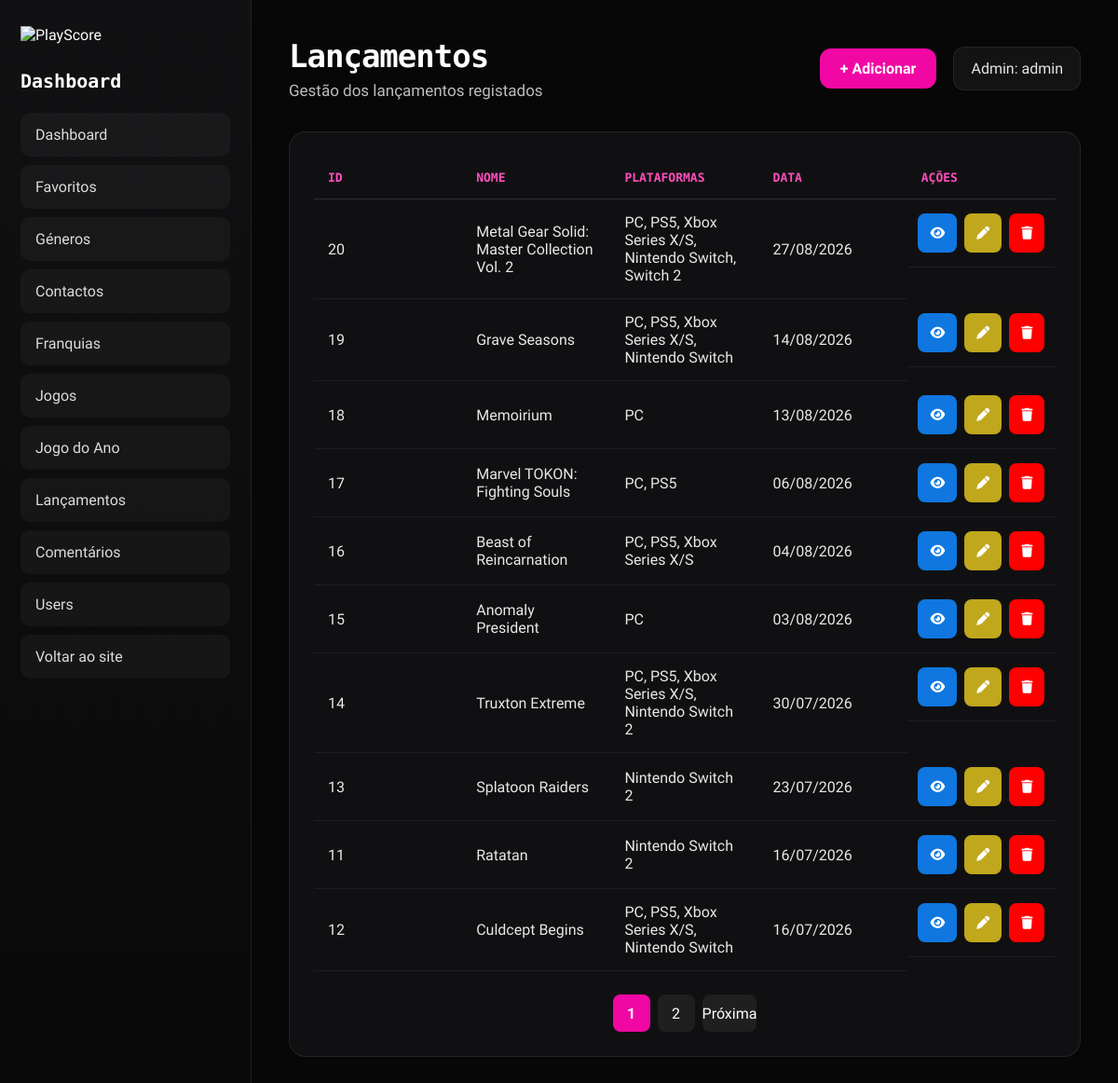
The app's page /Site/admin/dashboard_lancamento.php (signed in) with its own data.
### tables this page shows
CREATE TABLE IF NOT EXISTS `lancamentos` (
  `id_lancamento` int NOT NULL AUTO_INCREMENT,
  `data` date DEFAULT NULL,
  `nome` varchar(100) DEFAULT NULL,
  `plataformas` varchar(150) DEFAULT NULL,
  PRIMARY KEY (`id_lancamento`)
);

### Site/admin/dashboard_lancamento.php (the view, shortened to what this page needs)
<?php
include "../conexao.php";
$nome_admin = $_SESSION["nome"] ?? "Admin";
$por_pagina = 10;
$pagina = $_GET["pagina"] ?? 1;
$pagina = max(1, intval($pagina));
$inicio = ($pagina - 1) * $por_pagina;
$sql_total = "SELECT COUNT(*) AS total FROM lancamentos";
$resultado_total = mysqli_query($conn, $sql_total);
$total_linhas = mysqli_fetch_assoc($resultado_total)["total"];
$total_paginas = ceil($total_linhas / $por_pagina);
$sql = "SELECT * FROM lancamentos ORDER BY data DESC LIMIT $inicio, $por_pagina";
$resultado = mysqli_query($conn, $sql);
?>
<!DOCTYPE html>
<html lang="pt">
<head>
    <link rel="stylesheet" href="https://cdnjs.cloudflare.com/ajax/libs/font-awesome/6.5.2/css/all.min.css">
    <link rel="stylesheet" href="../css/backoffice.css">
</head>
<body>
    <div class="backoffice">
        <aside class="sidebar">
            <div class="sidebar-logo">
                <img src="../logo/Logo.png" alt="PlayScore">
            </div>
            <h2>Dashboard</h2>
            <a href="dashboard.php">Dashboard</a>
            <nav class="sidebar-menu">
                <a href="dashboard_favoritos.php">Favoritos</a>
                <a href="dashboard_generos.php">Géneros</a>
                <a href="dashboard_contactos.php">Contactos</a>
                <a href="dashboard_franquia.php">Franquias</a>
                <a href="dashboard_jogos.php">Jogos</a>
                <a href="dashboard_jogoano.php">Jogo do Ano</a>
                <a href="dashboard_lancamento.php">Lançamentos</a>
                <a href="dashboard_comentarios.php">Comentários</a>
                <a href="dashboard_users.php">Users</a>
            </nav>
            <a href="../index.php" class="back-site">Voltar ao site</a>
        </aside>
        <main class="main-content">
            <div class="topbar">
                <div>
                    <h1>Lançamentos</h1>
                    <p>Gestão dos lançamentos registados</p>
                </div>
                <div class="topbar-actions">
                    <a href="dashboard_adicionar_lancamento.php" class="add-btn">
                        + Adicionar
                    </a>
                    <span>Admin: <?php echo $nome_admin; ?></span>
                </div>
            </div>
            <section class="table-card">
                <table>
                    <thead>
                        <tr>
                            <th>ID</th>
                            <th>Nome</th>
                            <th>Plataformas</th>
                            <th>Data</th>
                            <th>Ações</th>
                        </tr>
                    </thead>
                    <tbody>
                        <?php while ($lancamento = mysqli_fetch_assoc($resultado)) { ?>
                            <tr>
                                <td><?php echo $lancamento["id_lancamento"]; ?></td>
                                <td><?php echo $lancamento["nome"]; ?></td>
                                <td><?php echo $lancamento["plataformas"]; ?></td>
                                <td>
                                    <?php echo date("d/m/Y", strtotime($lancamento["data"])); ?>
                                </td>
                                <td class="actions">
                                    <a href="dashboard_ver_lancamento.php?id=<?php echo $lancamento["id_lancamento"]; ?>"
                                        class="btn view"
                                        title="Ver">
                                        <i class="fa-solid fa-eye"></i>
                                    </a>
                                    <a href="dashboard_editar_lancamento.php?id=<?php echo $lancamento["id_lancamento"]; ?>"
                                        class="btn edit"
                                        title="Editar">
                                        <i class="fa-solid fa-pen"></i>
                                    </a>
                                    <a href="dashboard_lancamento.php?eliminar=<?php echo $lancamento["id_lancamento"]; ?>"
                                        class="btn delete"
                                        title="Eliminar"
                                        onclick="return confirm('Tens a certeza que queres eliminar este lançamento?');">
                                        <i class="fa-solid fa-trash"></i>
                                    </a>
                                </td>
                            </tr>
                        <?php } ?>
                    </tbody>
                </table>
                <div class="pagination">
                    <?php for ($i = 1; $i <= $total_paginas; $i++) { ?>
                        <a href="dashboard_lancamento.php?pagina=<?php echo $i; ?>"
                            class="<?php echo ($i == $pagina) ? 'active' : ''; ?>">
                            <?php echo $i; ?>
                        </a>
                    <?php } ?>
                    <?php if ($pagina < $total_paginas) { ?>
                        <a href="dashboard_lancamento.php?pagina=<?php echo $pagina + 1; ?>">
                            Próxima
                        </a>
                    <?php } ?>
                </div>
            </section>
        </main>
    </div>
</body>
</html>

### Site/css/backoffice.css (style rules this page uses)
* { margin: 0; padding: 0; box-sizing: border-box; }
body { background: #070708; color: white; font-family: 'Abel', sans-serif; }
.backoffice { display: flex; min-height: 100vh; }
.sidebar { width: 270px; background: linear-gradient(180deg, #111113, #09090a); padding: 28px 22px; border-right: 1px solid rgba(255,255,255,0.08); }
.sidebar-logo img { width: 150px; margin-bottom: 28px; }
.sidebar h2 { font-family: 'Kode Mono', monospace; font-size: 20px; margin-bottom: 22px; color: #ffffff; }
.sidebar a { display: block; color: #dcdcdc; text-decoration: none; padding: 13px 15px; margin-bottom: 9px; border-radius: 10px; background: rgba(255,255,255,0.04); border: 1px solid transparent; transition: 0.2s ease; }
.main-content { flex: 1; padding: 40px; }
.topbar { display: flex; justify-content: space-between; align-items: center; margin-bottom: 34px; }
.topbar h1 { font-family: 'Kode Mono', monospace; font-size: 34px; letter-spacing: -1px; }
.topbar p { color: #bdbdbd; margin-top: 7px; font-size: 17px; }
.topbar span { background: rgba(255,255,255,0.05); padding: 13px 18px; border-radius: 12px; border: 1px solid rgba(255,255,255,0.08); color: #e5e5e5; }
.table-card { background: rgba(17,17,19,0.95); border-radius: 18px; padding: 26px; border: 1px solid rgba(255,255,255,0.08); overflow-x: auto; }
table { width: 100%; border-collapse: collapse; table-layout: fixed; }
th, td { padding: 15px; border-bottom: 1px solid rgba(255,255,255,0.06); vertical-align: middle; text-align: left; }
th { font-family: 'Kode Mono', monospace; color: #ff4fbd; font-size: 13px; text-transform: uppercase; border-bottom: 1px solid rgba(255,255,255,0.12); }
td { color: #e8e8e8; font-size: 16px; }
tbody tr { transition: 0.2s ease; }
.actions { display: flex; justify-content: center; align-items: center; gap: 8px; height: 100%; }
.btn { padding: 13px 13px; border-radius: 8px; text-decoration: none; color: white; font-size: 14px; transition: 0.2s ease; white-space: nowrap; margin:0; }
.topbar-actions { display: flex; align-items: center; gap: 18px; }
.add-btn { background-color: #f107a3; color: white; text-decoration: none; padding: 12px 22px; border-radius: 12px; font-family: 'Abel', sans-serif; font-size: 16px; font-weight: 600; display: inline-flex; align-items: center; justify-content: center; gap: 8px; transition: transform 0.2s ease, box-shadow 0.2s ease, opacity 0.2s ease; }
.view { background: #0f77df; }
.edit { background: #c0a71c; }
.delete { background: #ff0000; }
.pagination { display: flex; justify-content: center; align-items: center; gap: 8px; margin-top: 25px; flex-wrap: wrap; }
.pagination a { min-width: 40px; height: 40px; display: flex; justify-content: center; align-items: center; background: #1f1f1f; color: white; text-decoration: none; border-radius: 8px; font-family: 'Abel', sans-serif; font-size: 16px; transition: 0.2s; }
.pagination .active { background: #f107a3; font-weight: bold; }

### records on screen
lancamentos: id_lancamento "20", nome "Metal Gear Solid: Master Collection Vol. 2", plataformas "PC, PS5, Xbox Series X/S, Nintendo Switch, Switch 2", data "27/08/2026"
lancamentos: id_lancamento "19", nome "Grave Seasons", plataformas "PC, PS5, Xbox Series X/S, Nintendo Switch", data "14/08/2026"
lancamentos: id_lancamento "18", nome "Memoirium", plataformas "PC", data "13/08/2026"
lancamentos: id_lancamento "17", nome "Marvel TOKON: Fighting Souls", plataformas "PC, PS5", data "06/08/2026"
lancamentos: id_lancamento "16", nome "Beast of Reincarnation", plataformas "PC, PS5, Xbox Series X/S", data "04/08/2026"
lancamentos: id_lancamento "15", nome "Anomaly President", plataformas "PC", data "03/08/2026"
lancamentos: id_lancamento "14", nome "Truxton Extreme", plataformas "PC, PS5, Xbox Series X/S, Nintendo Switch 2", data "30/07/2026"
lancamentos: id_lancamento "13", nome "Splatoon Raiders", plataformas "Nintendo Switch 2", data "23/07/2026"
lancamentos: id_lancamento "11", nome "Ratatan", plataformas "Nintendo Switch 2", data "16/07/2026"
lancamentos: id_lancamento "12", nome "Culdcept Begins", plataformas "PC, PS5, Xbox Series X/S, Nintendo Switch", data "16/07/2026"

### other values on screen
$nome_admin "admin"
